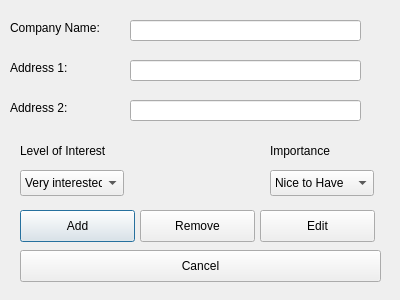
<?xml version="1.0" encoding="UTF-8"?>
<ui version="4.0">
 <class>CustInfoPrompt</class>
 <widget class="QDialog" name="CustInfoPrompt">
  <property name="geometry">
   <rect>
    <x>0</x>
    <y>0</y>
    <width>400</width>
    <height>300</height>
   </rect>
  </property>
  <property name="windowTitle">
   <string>Dialog</string>
  </property>
  <widget class="QLabel" name="label">
   <property name="geometry">
    <rect>
     <x>10</x>
     <y>20</y>
     <width>121</width>
     <height>16</height>
    </rect>
   </property>
   <property name="text">
    <string>Company Name:</string>
   </property>
  </widget>
  <widget class="QLabel" name="label_2">
   <property name="geometry">
    <rect>
     <x>10</x>
     <y>60</y>
     <width>121</width>
     <height>16</height>
    </rect>
   </property>
   <property name="text">
    <string>Address 1:</string>
   </property>
  </widget>
  <widget class="QPushButton" name="Add">
   <property name="geometry">
    <rect>
     <x>20</x>
     <y>210</y>
     <width>115</width>
     <height>32</height>
    </rect>
   </property>
   <property name="text">
    <string>Add</string>
   </property>
  </widget>
  <widget class="QPushButton" name="Cancel">
   <property name="geometry">
    <rect>
     <x>20</x>
     <y>250</y>
     <width>361</width>
     <height>32</height>
    </rect>
   </property>
   <property name="text">
    <string>Cancel</string>
   </property>
  </widget>
  <widget class="QLineEdit" name="CompAddy">
   <property name="geometry">
    <rect>
     <x>130</x>
     <y>60</y>
     <width>231</width>
     <height>21</height>
    </rect>
   </property>
  </widget>
  <widget class="QLineEdit" name="CompName">
   <property name="geometry">
    <rect>
     <x>130</x>
     <y>20</y>
     <width>231</width>
     <height>21</height>
    </rect>
   </property>
  </widget>
  <widget class="QPushButton" name="Remove">
   <property name="geometry">
    <rect>
     <x>140</x>
     <y>210</y>
     <width>115</width>
     <height>32</height>
    </rect>
   </property>
   <property name="text">
    <string>Remove</string>
   </property>
  </widget>
  <widget class="QComboBox" name="InterestBox">
   <property name="geometry">
    <rect>
     <x>20</x>
     <y>170</y>
     <width>104</width>
     <height>26</height>
    </rect>
   </property>
   <item>
    <property name="text">
     <string>Very interested</string>
    </property>
   </item>
   <item>
    <property name="text">
     <string>Some what Interested</string>
    </property>
   </item>
   <item>
    <property name="text">
     <string>Not very Interested</string>
    </property>
   </item>
   <item>
    <property name="text">
     <string>Never call again</string>
    </property>
   </item>
  </widget>
  <widget class="QComboBox" name="ImportanceBox">
   <property name="geometry">
    <rect>
     <x>270</x>
     <y>170</y>
     <width>104</width>
     <height>26</height>
    </rect>
   </property>
   <item>
    <property name="text">
     <string>Nice to Have</string>
    </property>
   </item>
   <item>
    <property name="text">
     <string>Key</string>
    </property>
   </item>
  </widget>
  <widget class="QLabel" name="label_3">
   <property name="geometry">
    <rect>
     <x>20</x>
     <y>140</y>
     <width>131</width>
     <height>21</height>
    </rect>
   </property>
   <property name="text">
    <string>Level of Interest</string>
   </property>
  </widget>
  <widget class="QLabel" name="label_4">
   <property name="geometry">
    <rect>
     <x>270</x>
     <y>140</y>
     <width>101</width>
     <height>21</height>
    </rect>
   </property>
   <property name="text">
    <string>Importance</string>
   </property>
  </widget>
  <widget class="QLabel" name="label_5">
   <property name="geometry">
    <rect>
     <x>10</x>
     <y>100</y>
     <width>121</width>
     <height>16</height>
    </rect>
   </property>
   <property name="text">
    <string>Address 2:</string>
   </property>
  </widget>
  <widget class="QLineEdit" name="CompAddy_2">
   <property name="geometry">
    <rect>
     <x>130</x>
     <y>100</y>
     <width>231</width>
     <height>21</height>
    </rect>
   </property>
  </widget>
  <widget class="QPushButton" name="Edit">
   <property name="geometry">
    <rect>
     <x>260</x>
     <y>210</y>
     <width>115</width>
     <height>32</height>
    </rect>
   </property>
   <property name="text">
    <string>Edit</string>
   </property>
  </widget>
 </widget>
 <resources/>
 <connections/>
</ui>
